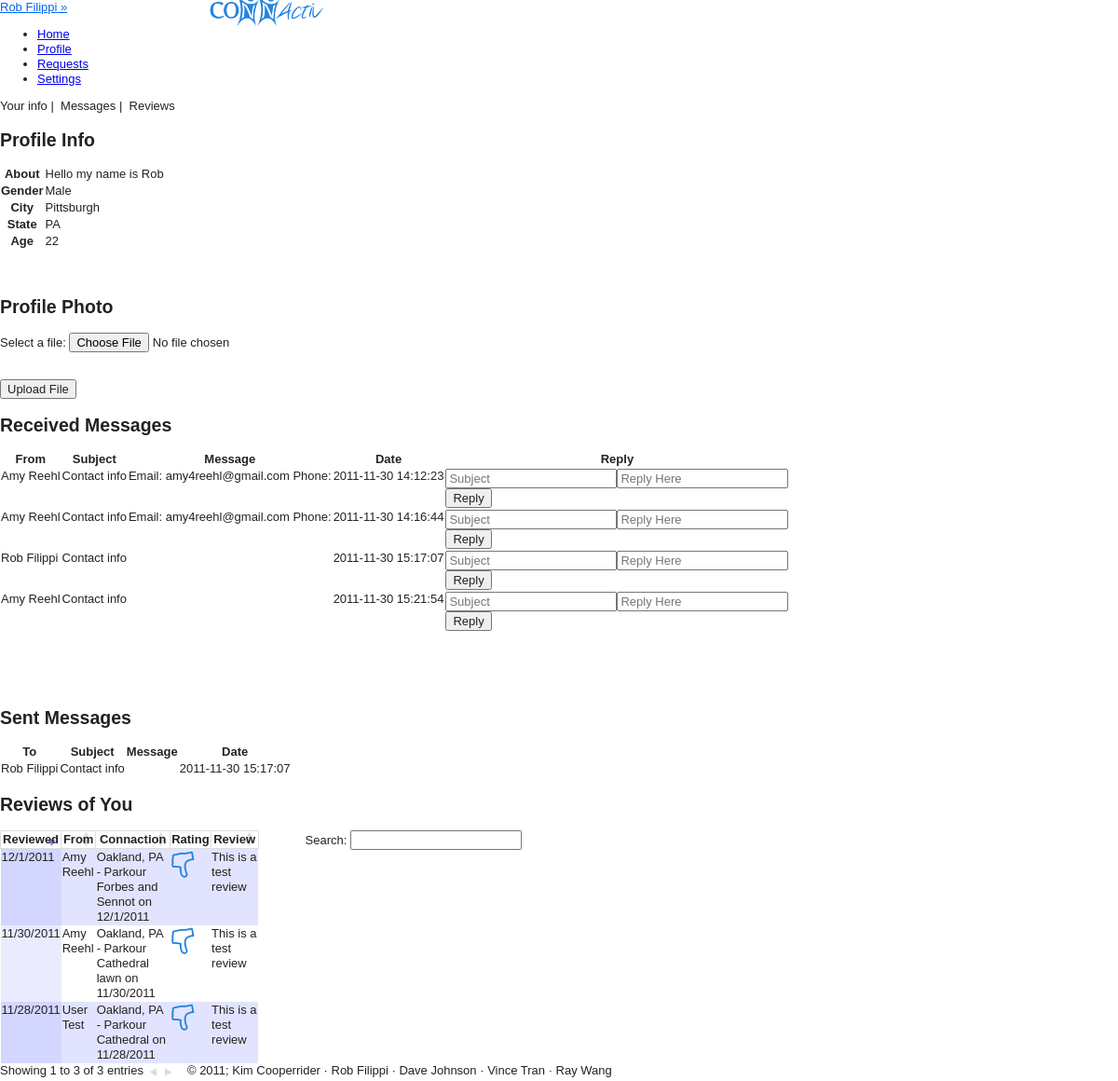
Page /views/profile.php (signed in) on the committed database.
### tables this page shows
CREATE TABLE IF NOT EXISTS `users` (
  `USER_ID` int(11) NOT NULL AUTO_INCREMENT,
  `PASSWORD` varchar(100) NOT NULL,
  `FIRST_NAME` char(20) DEFAULT NULL,
  `LAST_NAME` char(20) DEFAULT NULL,
  `STREET` varchar(25) DEFAULT NULL,
  `CITY` char(20) DEFAULT NULL,
  `STATE` char(2) DEFAULT NULL,
  `ZIP` int(11) DEFAULT NULL,
  `PHONE` char(12) DEFAULT NULL,
  `INTERESTS` varchar(4000) DEFAULT NULL,
  `PROFILE_PIC` varchar(45) NOT NULL DEFAULT '../public/images/avatar.png',
  `EMAIL` varchar(25) DEFAULT NULL,
  `DOB` date DEFAULT NULL,
  `GENDER` char(1) DEFAULT NULL,
  PRIMARY KEY (`USER_ID`)
);

CREATE TABLE IF NOT EXISTS `messages` (
  `FROM_USER` int(11) NOT NULL,
  `TO_USER` int(11) NOT NULL,
  `SUBJECT` varchar(100) DEFAULT NULL,
  `BODY` varchar(4000) DEFAULT NULL,
  `DATE` datetime NOT NULL DEFAULT '0000-00-00 00:00:00',
  PRIMARY KEY (`FROM_USER`,`TO_USER`,`DATE`)
);

CREATE TABLE IF NOT EXISTS `reviews` (
  `USER_ID` int(11) NOT NULL,
  `FROM_USER` int(11) NOT NULL,
  `IS_ANONYMOUS` int(11) DEFAULT '0',
  `CONNACTION_ID` int(11) NOT NULL,
  `IS_POSITIVE` int(11) DEFAULT NULL,
  `REVIEW_DATE` date DEFAULT NULL,
  `REVIEW` varchar(4000) DEFAULT NULL,
  PRIMARY KEY (`FROM_USER`,`CONNACTION_ID`)
);

CREATE TABLE IF NOT EXISTS `connactions` (
  `CONNACTION_ID` int(11) NOT NULL AUTO_INCREMENT,
  `POST_TIME` date NOT NULL,
  `USER_ID` int(11) NOT NULL,
  `LOCATION` varchar(255) NOT NULL,
  `START_TIME` datetime DEFAULT NULL,
  `MESSAGE` varchar(4000) DEFAULT NULL,
  `END_TIME` datetime DEFAULT NULL,
  `UNIQUE_NETWORK_ID` int(11) NOT NULL,
  `IS_PRIVATE` int(11) DEFAULT '0',
  PRIMARY KEY (`CONNACTION_ID`)
);

CREATE TABLE IF NOT EXISTS `unique_networks` (
  `UNIQUE_NETWORK_ID` int(11) NOT NULL AUTO_INCREMENT,
  `NETWORK_ID` int(11) DEFAULT NULL,
  `ACTIVITY_ID` int(11) DEFAULT NULL,
  PRIMARY KEY (`UNIQUE_NETWORK_ID`)
);

CREATE TABLE IF NOT EXISTS `networks` (
  `NETWORK_ID` int(11) NOT NULL AUTO_INCREMENT,
  `AREA` varchar(25) NOT NULL,
  `STATE` varchar(2) NOT NULL,
  PRIMARY KEY (`NETWORK_ID`)
);

CREATE TABLE IF NOT EXISTS `activities` (
  `ACTIVITY_ID` int(11) NOT NULL AUTO_INCREMENT,
  `ACTIVITY_NAME` varchar(20) NOT NULL,
  PRIMARY KEY (`ACTIVITY_ID`)
);

### views/config.php (called while the page is built, shortened)
<?php
include("functions_connactions.php");
include("functions_recommendations.php");
include("functions_networks.php");
	function cookieExists(){
		if(isset($_COOKIE['ID_my_site']))
			return TRUE;
		else
			return FALSE;
	}
	function validCookie(){
		$username = $_COOKIE['ID_my_site'];
		$pass = $_COOKIE['Key_my_site'];
		$info = getDatabaseInfo("users", "email", $username);
			if ($pass != $info['PASSWORD']) {
				return FALSE;
			}
			else{
				return TRUE;
 			}
	}
	function getDatabaseInfo($table, $attribute, $value){
		$check = getResourceIDs($table, $attribute, $value);
		return mysql_fetch_array($check);
	}
	function getResourceIDs($table, $attribute, $value){
		$check = mysql_query("SELECT * FROM $table WHERE $attribute = '$value'")or die(mysql_error());
		return $check;
	}
	function getName(){
		if(cookieExists())
		{
			if (validCookie()) {
				$username = $_COOKIE['ID_my_site'];
				$info = getDatabaseInfo("users", "email", $username);
				return $info['FIRST_NAME'] . " " . $info['LAST_NAME'];
			}
		}
	}
	function getUserID(){
		if(cookieExists())
		{
			if (validCookie()) {
				$username = $_COOKIE['ID_my_site'];
				$info = getDatabaseInfo("users", "email", $username);
				return $info['USER_ID'];
			}
		}
	}
	function getUserName($userID){
		$info = getDatabaseInfo("users", "user_id", $userID);
		return $info['FIRST_NAME'] . " " . $info['LAST_NAME'];
	}
	function getAboutMe($userID){
		$info = getDatabaseInfo("users", "user_id", $userID);
		if($info['INTERESTS'])
			return $info['INTERESTS'];
		else
			return "Click to specify";
	}
	function getUserGender($userID){
		$info = getDatabaseInfo("users", "user_id", $userID);
		if($info['GENDER'] == 'M')
			$gender = "Male";
		else if($info['GENDER'] == 'F')
			$gender = "Female";
		else
			$gender = "Click to specify";
		return $gender;
	}
	function getAge($userID){
		$today = getDate();
		$info = getDatabaseInfo("users", "user_id", $userID);
		if($info['DOB']){
			$DOB = date_parse($info['DOB']);
			$age = $today["year"] - $DOB["year"];
			if(($today["mon"] - $DOB["month"]) < 0)
				return $age - 1;
			else if(($today["mon"] - $DOB["month"]) > 0)
				return $age;
			else{
				if(($today["mday"] - $DOB["day"]) < 0)
						return $age - 1;
				else
					return $age;
			}
		}
		else
			return "Click to specify";
	}
	function getUserState($userID) {
		$info = getDatabaseInfo("users", "user_id", $userID);
		$state = $info['STATE'];
		return $state;
	}
	function getUserCity($userID) {
		$info = getDatabaseInfo("users", "user_id", $userID);
		$city = $info['CITY'];
		return $city;
	}
	function getIncMessages($userid){
		$incMessages = array();
		$query = "select * from messages where to_user = ".$userid;
		$result = mysql_query($query);
		while($info = mysql_fetch_array($result)){
			$incMessages[] = $info;
		}
		return $incMessages;
	}
	function getSentMessages($userid){
		$incMessages = array();
		$query = "select * from messages where from_user = ".$userid;
		$result = mysql_query($query);
		while($info = mysql_fetch_array($result)){
			$incMessages[] = $info;
		}
		return $incMessages;
	}
?>

### views/functions_recommendations.php (called while the page is built, shortened)
<?
function getAllReviews($userid){
	$reviews = array();
	$query = sprintf("SELECT * FROM reviews WHERE user_id = '%s'", $userid);
	$result = mysql_query($query) or die(mysql_error());
	while($row = mysql_fetch_array($result)){
		$reviews[] = $row;
	}
	return $reviews;
}
?>

### views/functions_networks.php (called while the page is built, shortened)
<?
function prettifyName($unique_id) {
	$query = "SELECT unique_networks.unique_network_id, networks.area AS area, networks.state AS state, activities.activity_name AS act"
	." FROM unique_networks, activities, networks"
	." WHERE unique_networks.network_id = networks.network_id"
	." AND unique_networks.activity_id = activities.activity_id"
	." AND unique_networks.unique_network_id = '".$unique_id."'";
	$result = mysql_query($query) or die(mysql_error());
	$name = mysql_fetch_array($result);
	$displayName = "Unspecified";
	if ($name['area'] && $name['state'] && $name['act'])
		$displayName = $name['area'] . ", " .$name['state']. " - " .$name['act'];
	return $displayName;
}
?>

### views/profile.php (the view, shortened to what this page needs)
<? include("header.php");
				$userID = getUserID();
			?>
			<div class="page">
				<div class="pageViewer">
					<span class="clickable active green" id="profile">Your info</span>&nbsp;|&nbsp;
					<span class="clickable green" id="messages">Messages</span>&nbsp;|&nbsp;
					<span class="clickable green" id="reviews">Reviews</span>
				</div>
			<div class="section" id="view_profile">
			<h2>Profile Info</h2>
			<div class="greyBorder">
			<form action="<?php echo $_SERVER['PHP_SELF']?>" method="post">
			<table class="simple_table" id="myInfo">
				<tr>
					<th>About</th>
					<td>
						<? $about = getAboutMe($userID); ?>
						<span class="clickable expander"><? echo $about ?><span class='editIcon'></span></span>
					</td>
				</tr>
				<tr>
					<th>Gender</th>
					<td>
					<? $sex = getUserGender($userID);
					?>
						<span class="clickable expander"><? echo $sex ?><span class='editIcon'></span></span>
					</td>
				</tr>
				<tr>
					<th>City</th>
					<td>
					<? $city = getUserCity($userID); ?>
					<span class="clickable expander"><? echo $city ?><span class='editIcon'></span></span>
					</td>
				</tr>
				<tr>
					<th>State</th>
					<td>
					<? $st = getUserState($userID); ?>
					<span class="clickable expander"><? echo $st ?><span class='editIcon'></span></span>
					</td>
				</tr>
				<tr>
					<th>Age</th>
					<td>
						<? $age = getAge($userID); ?>
						<span class="clickable expander"><? echo $age ?><span class='editIcon'></span></span>
					</td>
				</tr>
				</form>
			</div>
			<br/><br/>
				<h2>Profile Photo</h2>
				<div class="greyBorder">
				<form action="<?php echo $_SERVER['PHP_SELF']; ?>" method="post" enctype="multipart/form-data">
						<p>
							<label for="file">Select a file:</label>  <input type="file" name="userfile" id="file"> <br /><br />
							<input type = 'hidden' name = 'fileupload' /></p>
							<button>Upload File</button>
				</form>
				</div>
			</div>
			<div class="section" id="view_messages">
				<h2>Received Messages</h2>
			<table id="receivedMessages" class="alternating regular_table">
				<thead>
					<tr>
						<th>From</th>
						<th>Subject</th>
						<th>Message</th>
						<th>Date</th>
						<th>Reply</th>
					</tr>
				</thead>
				<tbody>
				<?php
					$incMessages = getIncMessages(getUserID());
						foreach($incMessages as $message){
							echo "<tr><td>".getUserName($message['FROM_USER'])."</td>";
							echo "<td>".$message['SUBJECT']."</td>";
							echo "<td>".$message['BODY']."</td>";
							echo "<td>".$message['DATE']."</td>";
							echo "<td><form action = ".$_SERVER['PHP_SELF']." method = 'post'><input type= 'text' class='x_small_input' maxlength='255' placeholder = 'Subject' name = 'reply[]'><input type= 'text' maxlength = '4000' placeholder = 'Reply Here' name = 'reply[]'>";
							echo "<br/><input type = 'submit' name = 'reply[]' value = 'Reply'/><input type = 'hidden' name = 'reply[]' value = '".$message['FROM_USER']."'/></form></td>";
							echo "</tr>";
						}
				?>
				</tbody>
			</table>
				<br/><br/><br><br>
				<h2>Sent Messages</h2>
			<table id="sentMessages" class="alternating regular_table">
				<thead>
				<tr>
					<th>To</th>
					<th>Subject</th>
					<th>Message</th>
					<th>Date</th>
				</tr>
				</thead>
				<tbody>
				<?php
					$sentMessages = getSentMessages(getUserID());
					foreach($sentMessages as $message){
						echo "<tr>";
						echo "<td>".getUserName($message['TO_USER'])."</td>";
						echo "<td>".$message['SUBJECT']."</td>";
						echo "<td>".$message['BODY']."</td>";
						echo "<td>".$message['DATE']."</td>";
						echo "</tr>";
					}
				?>
				</tbody>
			</table>
			</div>
			<div class="section" id="view_reviews">
			<h2>Reviews of You</h2>
			<?
			$review = getAllReviews($userID);
			$reviews =  getFormattedReviews($review);
			if (!$reviews) echo "<p style='color:#2384DE;'><br><br>You haven't been reviewed yet!</p>Since only users with whom you've completed connactions can review you,<br>check back once you've done a few more activities.";
			else echo $reviews;
			?>
			</div>
			</div>
			<?php
	include('footer.php');
?>

### views/header.php (shortened to what this page needs)
<? include_once("config.php"); ?>
<!DOCTYPE HTML>
<html>
<head>
<link type="text/css" rel="stylesheet" href="../styles/defaults.css"/>
<link type="text/css" rel="stylesheet/less" href="../styles/style.less"/>
<link type="text/css" rel="stylesheet/less" href="../styles/posts.less"/>
<link type="text/css" rel="stylesheet/less" href="../styles/sidebar.less"/>
<link type="text/css" rel="stylesheet" href="../styles/demo_table.css"/>
<link type="text/css" rel="stylesheet" href="../styles/validationEngine.jquery.css" />
<link type="text/css" rel="stylesheet" href="../styles/jquery.fancybox-1.3.4.css" />
<link type="text/css" rel="stylesheet/less" href="../styles/admin.less"/>
</head>
<body>
<div id="container">
	<header>
	<a id="user_login" href="#"><? echo getName(); ?>&nbsp;&raquo;</a>
	<span style=" position: absolute; left: 220px">
		<a href="home.php"><img height="40" style="margin-top: -10px;" src="../public/images/logo.png"/></a>
	</span>
			<span id="top-nav">
				<ul id="nav">
					<li class="headerlink" id="link_home"><a class="top_links" id="home" href="home.php">Home</a></li>
					<li class="headerlink" id="link_profile"><a class="top_links" id="profile" href="profile.php">Profile</a></li>
					<li class="headerlink" id="link_requests"><a class="top_links" id="requests" href="requests.php">Requests</a></li>
					<li class="headerlink" id="link_settings"><a class="top_links" id="settings" href="settings.php">Settings</a></li>
					</ul>
			</span>
	</header>
	<div id="content">

### views/functions_connactions.php (shortened to what this page needs)
<?
	function getFormattedReviews($review) {
		$details = "";
		if(sizeof($review) > 0){
			$details .= "<table id='selfReviews' class='alternating regular_table'>";
			$details .= "<thead><th>Reviewed</th><th>From</th><th>Connaction</th><th>Rating</th><th>Review</th></tr></thead>";
			$details .= "<tbody>";
			foreach($review as $rev){
				if($rev['IS_POSITIVE'] == 1){$posNeg = "<img src='../public/images/thumbs_up.png' height='30'/>";}
				else{$posNeg = "<img  src='../public/images/thumbs_down.png' height='30'/>";}
				if($rev['IS_ANONYMOUS'] == 1){$from = "Anonymous";}
				else{$from = getUserName($rev['FROM_USER']);}
				$connactInfo = getConnactionActivity($rev['CONNACTION_ID']);
				$unique = getUniqueFromConnaction($rev['CONNACTION_ID']);
				$name = prettifyName($unique);
				$loc = getConnactionLocation($rev['CONNACTION_ID']);
				$date = getConnactionDate($rev['CONNACTION_ID'], "START");
				$connactInfo = '';
				if ($loc) $connactInfo .= $loc;
				if ($date) $connactInfo .= " on $date";
				$details .= "<tr><td>$date</td>";
				$details .= "<td>$from</td>";
				$details .= "<td>$name<br/>$connactInfo</td>";
				$details .= "<td>$posNeg</td>";
				$details .= "<td>".$rev['REVIEW']."</td></tr>";
			}
			$details .= "</tbody></table>";
		}
		return $details;
	}
	function getUniqueFromConnaction($id) {
		$query = "SELECT unique_networks.unique_network_id FROM unique_networks, connactions"
		." WHERE connactions.connaction_id = unique_networks.unique_network_id";
		$result = mysql_query($query) or die(mysql_error());
		$row = mysql_fetch_array($result);
		return $row[0];
	}
	function getConnactionActivity($connactionID){
		$activityID = getDatabaseInfo("connactions", "connaction_id", $connactionID);
		$act = getDatabaseInfo("unique_networks", "unique_network_id", $activityID['UNIQUE_NETWORK_ID']);
		$activity = getDatabaseInfo("activities", "activity_id", $act['ACTIVITY_ID']);
		$activityName = $activity['ACTIVITY_NAME'];
		return $activityName;
	}
	function getConnactionDate($connactionID, $argument){
		$dateID = getDatabaseInfo("connactions", "connaction_id", $connactionID);
		$date = $dateID[$argument.'_TIME'];
		$dateParsed = date_parse($date);
		$newDate = $dateParsed["month"].'/'.$dateParsed["day"].'/'.$dateParsed["year"];
		return $newDate;
	}
	function getConnactionLocation($connactionID){
		$connaction = getDatabaseInfo("connactions", "connaction_id", $connactionID);
		$location = $connaction['LOCATION'];
		return $location;
	}
?>

### styles/defaults.css (style rules this page uses)
article, aside, details, figcaption, figure, footer, header, hgroup, nav, section { display: block; }
html { font-size: 100%; overflow-y: scroll; -webkit-text-size-adjust: 100%; -ms-text-size-adjust: 100%; }
body { margin: 0; font-size: 13px; line-height: 1.231; }
body, button, input, select, textarea { font-family: sans-serif; color: #222; }
a { color: #00e; }
ul, ol { margin: 1em 0; padding: 0 0 0 40px; }
img { border: 0; -ms-interpolation-mode: bicubic; vertical-align: middle; }
form { margin: 0; }
label { cursor: pointer; }
button, input, select, textarea { font-size: 100%; margin: 0; vertical-align: baseline; *vertical-align: middle; }
button, input { line-height: normal; *overflow: visible; }
table button, table input { *overflow: auto; }
button, input[type="button"], input[type="reset"], input[type="submit"] { cursor: pointer; -webkit-appearance: button; }
table { border-collapse: collapse; border-spacing: 0; }
td { vertical-align: top; }

### styles/demo_table.css (style rules this page uses)
.sorting_desc { background: url('../public/images/sort_desc.png') no-repeat center right #fff; border: thin solid #DDD; }
.sorting { background: url('../public/images/sort_both.png') no-repeat center right #fff; border: thin solid #DDD; }
.sorting_disabled { background: #fff; border: thin solid #DDD; }
tr.odd { background-color: #E2E4FF; }
tr.even { background-color: white; }
tr.odd td.sorting_1 { background-color: #D3D6FF; }
tr.even td.sorting_1 { background-color: #EAEBFF; }

### rows in the picture
users: getName() "Rob Filippi", about "Hello my name is Rob", sex "Male", city "Pittsburgh", st "PA", age "22"
messages: FROM_USER.LAST_NAME "Amy Reehl", SUBJECT "Contact info", BODY "Email: amy4reehl@gmail.com Phone:", DATE "2011-11-30 14:12:23"
messages: FROM_USER.LAST_NAME "Amy Reehl", SUBJECT "Contact info", BODY "Email: amy4reehl@gmail.com Phone:", DATE "2011-11-30 14:16:44"
messages: FROM_USER.LAST_NAME "Rob Filippi", SUBJECT "Contact info", DATE "2011-11-30 15:17:07", TO_USER.LAST_NAME "Rob Filippi"
messages: FROM_USER.LAST_NAME "Amy Reehl", SUBJECT "Contact info", DATE "2011-11-30 15:21:54"
reviews: CONNACTION_ID.START_TIME "11/30/2011", FROM_USER.LAST_NAME "Amy Reehl", CONNACTION_ID.ACTIVITY_NAME "Oakland, PA - Parkour", CONNACTION_ID.START_TIME "Cathedral lawn on 11/30/2011", IS_POSITIVE 0 (drawn), REVIEW "This is a test review"
reviews: CONNACTION_ID.START_TIME "12/1/2011", FROM_USER.LAST_NAME "Amy Reehl", CONNACTION_ID.ACTIVITY_NAME "Oakland, PA - Parkour", CONNACTION_ID.START_TIME "Forbes and Sennot on 12/1/2011", IS_POSITIVE 0 (drawn), REVIEW "This is a test review"
reviews: CONNACTION_ID.START_TIME "11/28/2011", FROM_USER.LAST_NAME "User Test", CONNACTION_ID.ACTIVITY_NAME "Oakland, PA - Parkour", CONNACTION_ID.START_TIME "Cathedral on 11/28/2011", IS_POSITIVE 0 (drawn), REVIEW "This is a test review"
